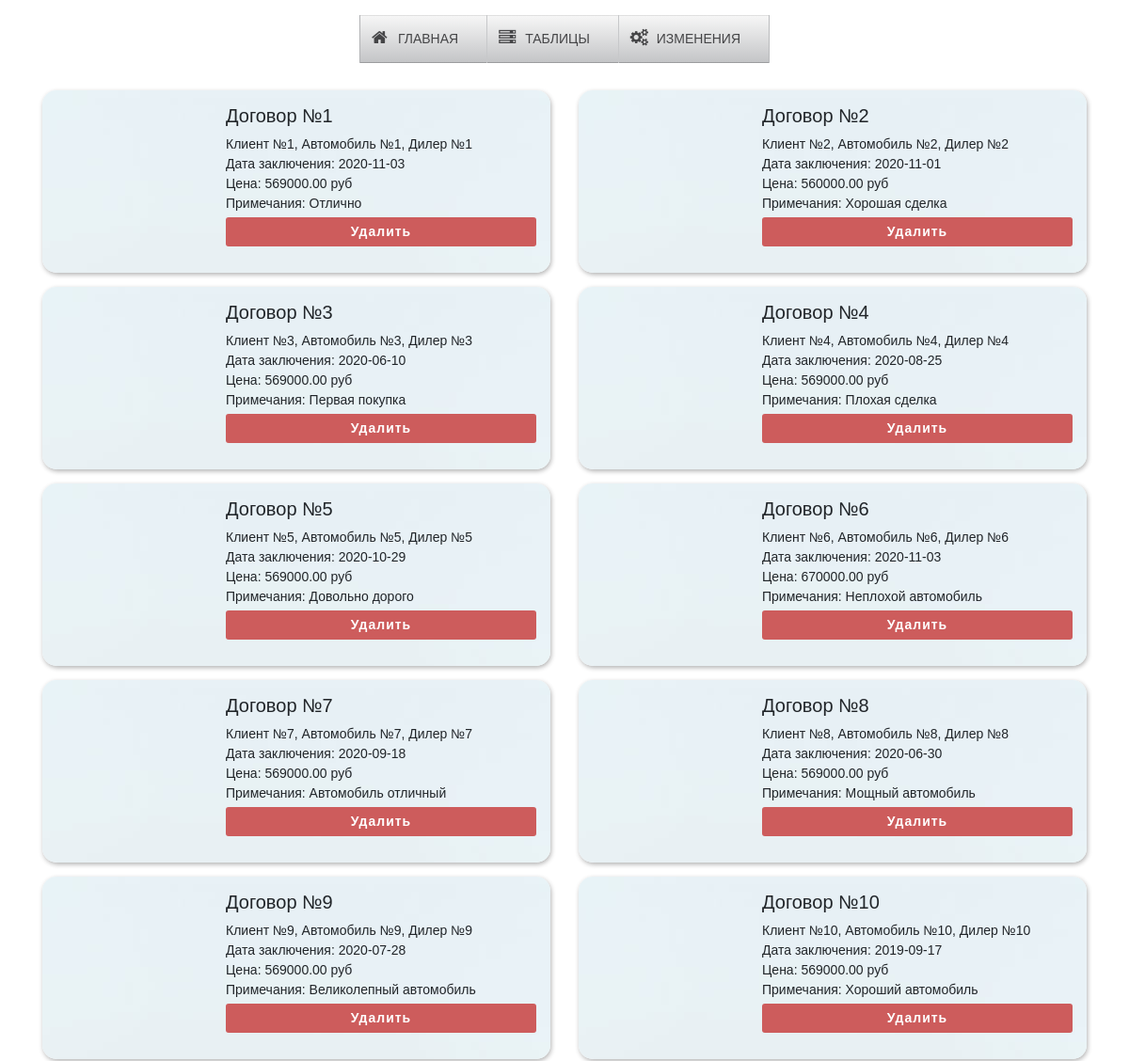
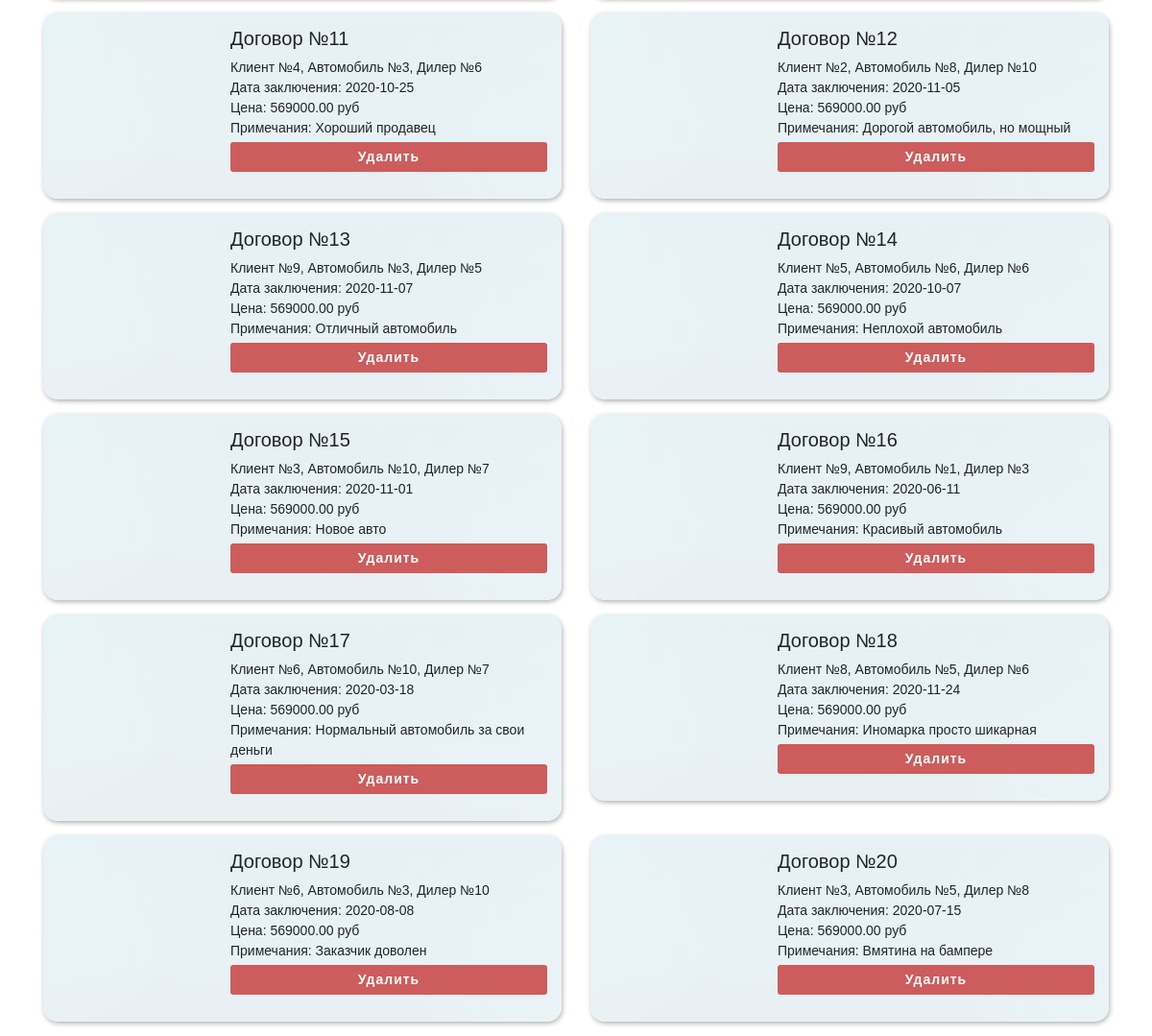
/old/LocalDoc.php, run on the app's committed database (2 pictures, top to bottom).
### old/LocalDoc.php (the view, shortened to what this page needs)
<?php
include "DataBase.php";
$result = mysqli_query($conn, "SELECT * FROM `договоры`");
?>
<!DOCTYPE html>
<html lang="en">
<head>
    <link rel="stylesheet" href="css/font-awesome.css" type="text/css">
    <link rel="stylesheet" href="css/style.css" type="text/css">
    <link rel="stylesheet" href="https://stackpath.bootstrapcdn.com/bootstrap/4.3.1/css/bootstrap.min.css">
</head>
<body>
<header class="header">
    <nav class="dws-menu">
        <ul>
            <li><a href="index.html"><i class="fa fa-home"></i>Главная</a></li>
            <li><a href="#"><i class="fa fa-server"></i>Таблицы</a>
            </li>
            <li><a href="#"><i class="fa fa-cogs"></i>Изменения</a>
            </li>
        </ul>
    </nav>
</header>
<section class="section">
    <div class ="container">
        <div class = "row">
            <?php
            while ($row = $result->fetch_assoc())
            {?>
                <div class = "col-md-6">
                    <div class="main-iner">
                        <div class="row">
                            <div class="col-4">
                                <div class="image">
                                </div>
                            </div>
                            <div class="col-8">
                                <div class="iner-titel">
                                    <h5>
                                        <?php echo "Договор №" .$row["ID_договора"] ?>
                                    </h5>
                                </div>
                                <div class="iner-text">
                                    <p>
                                        <?php
                                        echo "Клиент №" . $row["ID_клиента"] . ", Автомобиль №" . $row["ID_машины"] . ", Дилер №" . $row["ID_дилера"]. "<br> Дата заключения: " . $row["Дата_продажи"]. "<br> Цена: " . $row["Цена_продажи"]. " руб <br>Примечания: " . $row["Примечания"];
                                        ?>
                                    </p>
                                </div>
                                <div class="iner-ancro">
                                    <form class="form_changes_2" action="DeleteDoc.php" method="POST">
                                        <button class="form__button_2" type="submit" name="delete_doc">Удалить</button>
                                    </form>
                                </div>
                            </div>
                        </div>
                    </div>
                </div>
                <?php
            }
            ?>
        </div>
    </div>
</section>
</body>
</html>

### css/style.css (style rules this page uses)
* { margin: 0; padding: 0; box-sizing: border-box; font-family: sans-serif; }
body { background-image: url("../img/background1.png"); background-repeat: repeat; display: flex; justify-content: center; align-items: center; margin: 0; padding: 0; -webkit-background-size: 100%; -o-background-size: 100%; -moz-background-size: 100%; -ms-background-size: 100%; -khtml-background-size: 100%; background-size: 376%; }
.header { position: fixed; top: 2vh; left: 0; width: 100%; z-index: 10; font-family: Cuprum, Arial, Helvetica, sans-serif; transition: all .3s ease; }
.section { top: 0; margin-top: 12vh; position: absolute; }
.dws-menu * { margin: 0; padding: 0; }
.dws-menu ul, .dws-menu ol { list-style: none; }
.dws-menu > ul { display: flex; justify-content: center; }
.dws-menu > ul li { position: relative; border-right: 1px solid #c7c8ca; }
.dws-menu > ul li:first-child { border-left: 1px solid #b2b3b5; }
.dws-menu > ul li:last-child { border-right: 1px solid #babbbd; }
.dws-menu > ul li > a i.fa { position: absolute; top: 15px; left: 12px; font-size: 18px; }
.dws-menu > ul li a { display: block; background: rgb(201,201,201); background: -moz-linear-gradient(top, rgba(201,201,201,1) 0%, rgba(246,246,246,1) 2%, rgba(196,197,199,1) 98%, rgba(117,117,119,1) 100%); background: -webkit-linear-gradient(top, rgba(201,201,201,1) 0%,rgba(246,246,246,1) 2%,rgba(196,197,199,1) 98%,rgba(117,117,119,1) 100%); background: linear-gradient(to bottom, rgba(201,201,201,1) 0%,rgba(246,246,246,1) 2%,rgba(196,197,199,1) 98%,rgba(117,117,119,1) 100%); filter: progid:DXImageTransform.Microsoft.gradient( startColorstr='#c9c9c9', endColorstr='#757577',GradientType=0 ); padding: 15px 30px 15px 40px; font-size: 14px; color: #454547; text-decoration: none; text-transform:uppercase; transition: all 0.3s ease; }
.image { width: 110%; }
.main-iner { padding: 15px; border-radius: 15px; background-image: url("../img/fon_av.jpg"); width: 100%; box-shadow: 1px 2px 5px rgba(0, 0, 0, 0.3); }
.iner-text p { font-size: 14px; }
.iner-ancro { top: -300vh; }
.col-md-6 { margin-bottom: 15px; position:relative; width:100%; padding-right:15px; padding-left:15px }
.form_changes_2 { margin-top: -12px; margin-bottom: 13px; }
.form__button_2 { width: 100%; padding: 5px 8px; border: none; border-radius: 3px; color: white; background-color: indianred; outline: none; cursor: pointer; transition: 0.3s; font-weight: bold; }
.form__button_2 { font-family: sans-serif; letter-spacing: 1px; font-size: 14px; }

### data on the page
договоры: ID_договора "1", ID_клиента "1", ID_машины "1", ID_дилера "1", Дата_продажи "2020-11-03", Цена_продажи "569000.00", Примечания "Отлично"
договоры: ID_договора "2", ID_клиента "2", ID_машины "2", ID_дилера "2", Дата_продажи "2020-11-01", Цена_продажи "560000.00", Примечания "Хорошая сделка"
договоры: ID_договора "3", ID_клиента "3", ID_машины "3", ID_дилера "3", Дата_продажи "2020-06-10", Цена_продажи "569000.00", Примечания "Первая покупка"
договоры: ID_договора "4", ID_клиента "4", ID_машины "4", ID_дилера "4", Дата_продажи "2020-08-25", Цена_продажи "569000.00", Примечания "Плохая сделка"
договоры: ID_договора "5", ID_клиента "5", ID_машины "5", ID_дилера "5", Дата_продажи "2020-10-29", Цена_продажи "569000.00", Примечания "Довольно дорого"
договоры: ID_договора "6", ID_клиента "6", ID_машины "6", ID_дилера "6", Дата_продажи "2020-11-03", Цена_продажи "670000.00", Примечания "Неплохой автомобиль"
договоры: ID_договора "7", ID_клиента "7", ID_машины "7", ID_дилера "7", Дата_продажи "2020-09-18", Цена_продажи "569000.00", Примечания "Автомобиль отличный"
договоры: ID_договора "8", ID_клиента "8", ID_машины "8", ID_дилера "8", Дата_продажи "2020-06-30", Цена_продажи "569000.00", Примечания "Мощный автомобиль"
договоры: ID_договора "9", ID_клиента "9", ID_машины "9", ID_дилера "9", Дата_продажи "2020-07-28", Цена_продажи "569000.00", Примечания "Великолепный автомобиль"
договоры: ID_договора "10", ID_клиента "10", ID_машины "10", ID_дилера "10", Дата_продажи "2019-09-17", Цена_продажи "569000.00", Примечания "Хороший автомобиль"
договоры: ID_договора "11", ID_клиента "4", ID_машины "3", ID_дилера "6", Дата_продажи "2020-10-25", Цена_продажи "569000.00", Примечания "Хороший продавец"
договоры: ID_договора "12", ID_клиента "2", ID_машины "8", ID_дилера "10", Дата_продажи "2020-11-05", Цена_продажи "569000.00", Примечания "Дорогой автомобиль, но мощный"
договоры: ID_договора "13", ID_клиента "9", ID_машины "3", ID_дилера "5", Дата_продажи "2020-11-07", Цена_продажи "569000.00", Примечания "Отличный автомобиль"
договоры: ID_договора "14", ID_клиента "5", ID_машины "6", ID_дилера "6", Дата_продажи "2020-10-07", Цена_продажи "569000.00", Примечания "Неплохой автомобиль"
договоры: ID_договора "15", ID_клиента "3", ID_машины "10", ID_дилера "7", Дата_продажи "2020-11-01", Цена_продажи "569000.00", Примечания "Новое авто"
договоры: ID_договора "16", ID_клиента "9", ID_машины "1", ID_дилера "3", Дата_продажи "2020-06-11", Цена_продажи "569000.00", Примечания "Красивый автомобиль"
договоры: ID_договора "17", ID_клиента "6", ID_машины "10", ID_дилера "7", Дата_продажи "2020-03-18", Цена_продажи "569000.00", Примечания "Нормальный автомобиль за свои деньги"
договоры: ID_договора "18", ID_клиента "8", ID_машины "5", ID_дилера "6", Дата_продажи "2020-11-24", Цена_продажи "569000.00", Примечания "Иномарка просто шикарная"
договоры: ID_договора "19", ID_клиента "6", ID_машины "3", ID_дилера "10", Дата_продажи "2020-08-08", Цена_продажи "569000.00", Примечания "Заказчик доволен"
договоры: ID_договора "20", ID_клиента "3", ID_машины "5", ID_дилера "8", Дата_продажи "2020-07-15", Цена_продажи "569000.00", Примечания "Вмятина на бампере"
